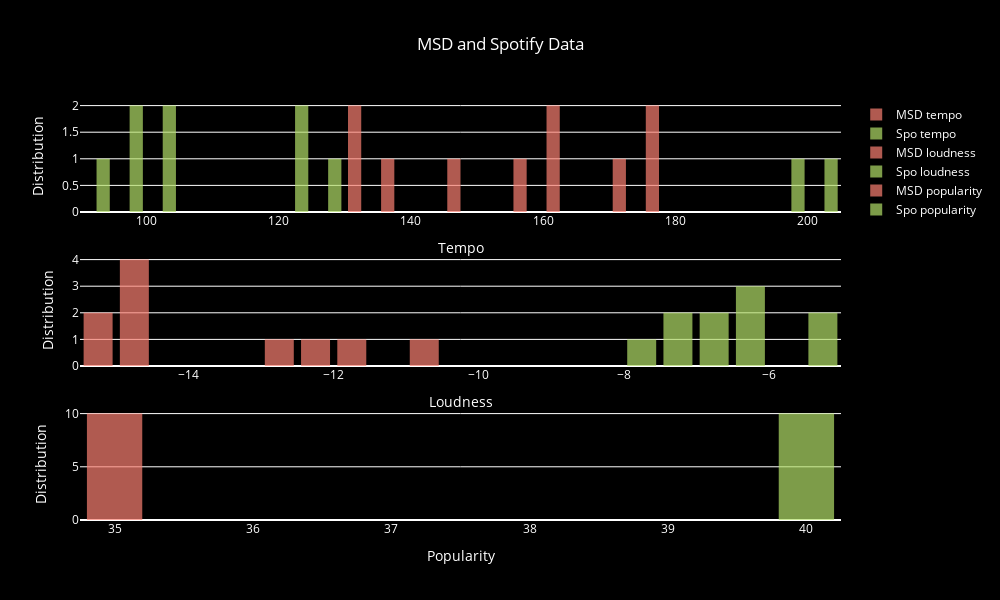

The notebook cell this image was saved under:
### Code cell
# Create subplots
fig = make_subplots(rows=3, cols=1)

# Add histograms as subplots
trace1_tempo, trace2_tempo = histograms('tempo')
trace1_loudness, trace2_loudness = histograms('loudness')
trace1_popularity, trace2_popularity = histograms('popularity')

fig.add_trace(trace1_tempo, row=1, col=1)
fig.add_trace(trace2_tempo, row=1, col=1)

fig.add_trace(trace1_loudness, row=2, col=1)
fig.add_trace(trace2_loudness, row=2, col=1)

fig.add_trace(trace1_popularity, row=3, col=1)
fig.add_trace(trace2_popularity, row=3, col=1)

# Update subplot layout
fig.update_xaxes(title_text='Tempo', row=1, col=1)
fig.update_yaxes(title_text='Distribution', row=1, col=1)

fig.update_xaxes(title_text='Loudness', row=2, col=1)
fig.update_yaxes(title_text='Distribution', row=2, col=1)

fig.update_xaxes(title_text='Popularity', row=3, col=1)
fig.update_yaxes(title_text='Distribution', row=3, col=1)

fig.update_layout(
    height=600,
    width=1000,
    title_text="MSD and Spotify Data",
    title_x=0.5,
    plot_bgcolor='black',
    paper_bgcolor='black',
    font=dict(color='white')
)

# Show the plot
fig.show()
fig.write_html('subplots_plot.html')

### Figure 1 — Plotly figure (JSON) as saved in the notebook; plotly's stock layout.template omitted (floating-point values rounded to 4 significant figures)
{"data": [{"marker": {"color": "rgb(251, 128, 114)"}, "name": "MSD tempo", "nbinsx": 25, "opacity": 0.7, "type": "histogram", "x": [178.9, 173.2, 176.7, 132.4, 164.7, 164.1, 146.7, 137.3, 133.5, 158.4], "xaxis": "x", "yaxis": "y"}, {"marker": {"color": "rgb(179, 222, 105)"}, "name": "Spo tempo", "nbinsx": 25, "opacity": 0.7, "type": "histogram", "x": [95.97, 100.1, 126.6, 91.01, 103.0, 195.9, 120.0, 95.01, 200.2, 123.1], "xaxis": "x", "yaxis": "y"}, {"marker": {"color": "rgb(251, 128, 114)"}, "name": "MSD loudness", "nbinsx": 25, "opacity": 0.7, "type": "histogram", "x": [-12.86, -15.26, -14.51, -11.89, -14.62, -15.26, -14.9, -12.27, -14.91, -10.56], "xaxis": "x2", "yaxis": "y2"}, {"marker": {"color": "rgb(179, 222, 105)"}, "name": "Spo loudness", "nbinsx": 25, "opacity": 0.7, "type": "histogram", "x": [-7.76, -5.046, -7.367, -5.419, -6.853, -6.669, -6.082, -7.081, -6.207, -6.441], "xaxis": "x2", "yaxis": "y2"}, {"marker": {"color": "rgb(251, 128, 114)"}, "name": "MSD popularity", "nbinsx": 25, "opacity": 0.7, "type": "histogram", "x": [34.83, 34.96, 34.87, 34.99, 34.82, 35.0, 34.89, 34.95, 34.91, 34.94], "xaxis": "x3", "yaxis": "y3"}, {"marker": {"color": "rgb(179, 222, 105)"}, "name": "Spo popularity", "nbinsx": 25, "opacity": 0.7, "type": "histogram", "x": [40, 40, 40, 40, 40, 40, 40, 40, 40, 40], "xaxis": "x3", "yaxis": "y3"}], "layout": {"font": {"color": "white"}, "height": 600, "paper_bgcolor": "black", "plot_bgcolor": "black", "title": {"text": "MSD and Spotify Data", "x": 0.5}, "width": 1000, "xaxis": {"anchor": "y", "domain": [0, 1], "title": {"text": "Tempo"}}, "xaxis2": {"anchor": "y2", "domain": [0, 1], "title": {"text": "Loudness"}}, "xaxis3": {"anchor": "y3", "domain": [0, 1], "title": {"text": "Popularity"}}, "yaxis": {"anchor": "x", "domain": [0.7333, 1], "title": {"text": "Distribution"}}, "yaxis2": {"anchor": "x2", "domain": [0.3667, 0.6333], "title": {"text": "Distribution"}}, "yaxis3": {"anchor": "x3", "domain": [0, 0.2667], "title": {"text": "Distribution"}}}}
